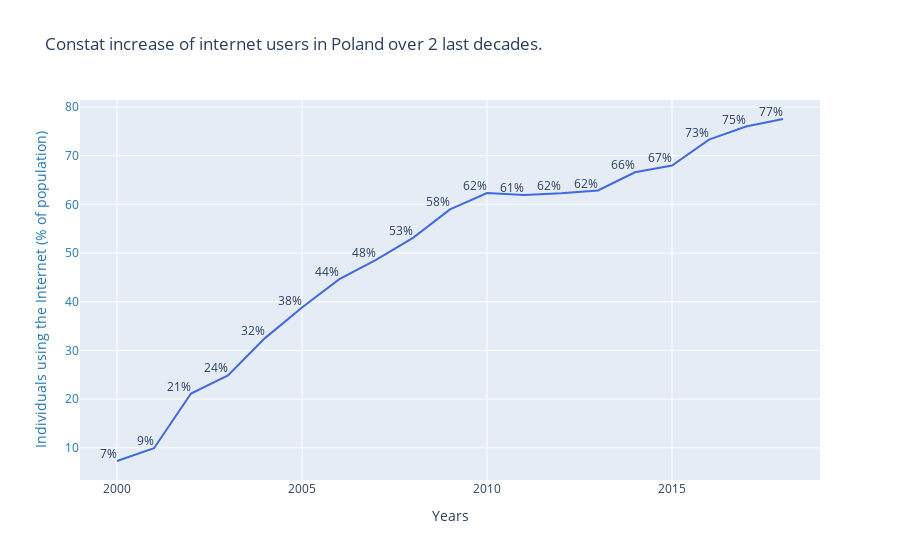

Here is the notebook cell this chart was saved with:
### Code cell
fig = go.Figure()
 

fig = go.Figure(data=[

    
    go.Scatter(mode="lines+text", line={"color": "royalblue"}, name='average 2000s %',
               text=['{0}%'.format(int(x)) for x in poland_df[YEARS].values[0]],
               textposition="top left",
               x=YEARS, 
               y=poland_df[YEARS].values[0])
])

fig.update_layout(
    title="Constat increase of internet users in Poland over 2 last decades.",
    yaxis=dict(
        title="Individuals using the Internet (% of population)",
        titlefont=dict(
            color="#1f77b4"
        ),
        tickfont=dict(
            color="#1f77b4"
        ),
        side="left",
        overlaying="y"
    ),
    xaxis = dict(
      title = 'Years',
      showticklabels = True,
      gridwidth = 1
   ),
)
fig.show()

### Figure 1 — Plotly figure (JSON) as saved in the notebook; plotly's stock layout.template omitted (floating-point values rounded to 4 significant figures)
{"data": [{"line": {"color": "royalblue"}, "mode": "lines+text", "name": "average 2000s %", "text": ["7%", "9%", "21%", "24%", "32%", "38%", "44%", "48%", "53%", "58%", "62%", "61%", "62%", "62%", "66%", "67%", "73%", "75%", "77%"], "textposition": "top left", "type": "scatter", "x": ["2000", "2001", "2002", "2003", "2004", "2005", "2006", "2007", "2008", "2009", "2010", "2011", "2012", "2013", "2014", "2015", "2016", "2017", "2018"], "y": [7.285, 9.901, 21.15, 24.87, 32.53, 38.81, 44.58, 48.6, 53.13, 58.97, 62.32, 61.95, 62.31, 62.85, 66.6, 68.0, 73.3, 75.99, 77.54]}], "layout": {"title": {"text": "Constat increase of internet users in Poland over 2 last decades."}, "xaxis": {"gridwidth": 1, "showticklabels": true, "title": {"text": "Years"}}, "yaxis": {"overlaying": "y", "side": "left", "tickfont": {"color": "#1f77b4"}, "title": {"font": {"color": "#1f77b4"}, "text": "Individuals using the Internet (% of population)"}}}}
